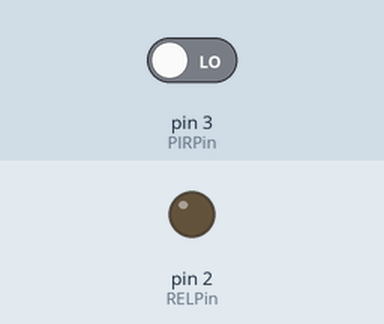
The sketch below on a simulated Arduino Uno, built with avr-gcc and run on an emulated ATmega328P. Shown: output pins drawn as LEDs (lit = HIGH). Inputs (shaded band) come from the test bench; at power-on: pin 3 (PIRPin) LOW.

Above: at 1.2 s.
1.3 s: pin 3 (PIRPin) driven HIGH
At 1.6 s:
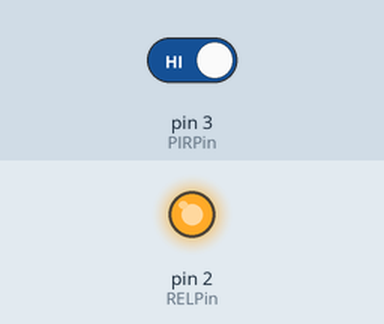
Timing chart, 0 to 4.3 s (numbered marks = the images above; inputs shaded):
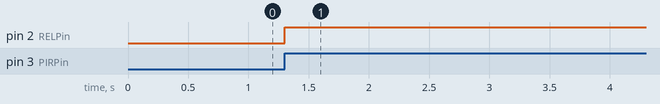

Measured:
- after the input at 1.3 s, pin 2 (RELPin): LOW → HIGH at once

The sketch:

PIR_Jhovy.ino
```cpp
//Grabando Sensor PIR
/*
int PIRpin = 3;
int RELpin = 2;

void setup()
{
  Serial.begin(9600);
  pinMode(PIRpin, INPUT);
  pinMode(RELpin, OUTPUT);
}

void loop()
{
  int value= digitalRead(PIRpin);
  delay(500);
  Serial.println(value);

  if (value == HIGH)
  {
    digitalWrite(RELpin, HIGH);
    delay(10000);
  }else{
    digitalWrite(RELpin, LOW);
  }
/*  if (digitalRead(pirPin) == LOW)
    digitalWrite(relePin, HIGH);
  else
    digitalWrite(relePin, LOW);

  delay(100);*/

const int PIRPin= 3;
const int RELPin= 2;

int pirState = LOW;           // de inicio no hay movimiento
int val = 0;                  // estado del pin

void setup()
{
  pinMode(RELPin, OUTPUT);
  pinMode(PIRPin, INPUT);
  Serial.begin(9600);
}

void loop()
{
  val = digitalRead(PIRPin);
  if (val == HIGH)   //si está activado
  {
    digitalWrite(RELPin, HIGH);  //RELAY ON
    delay(9000);
    if (pirState == LOW)  //si previamente estaba apagado
    {
      Serial.println("Sensor activado");
      //Serial.println("Relay LUZ Encendido");
      pirState = HIGH;
    }
  }
  else   //si esta desactivado
  {
    digitalWrite(RELPin, LOW);  //RELAY ON
    if (pirState == HIGH)  //si previamente estaba encendido
    {
      Serial.println("Sensor parado");
      //Serial.println("Relay LUZ Apagado");
      pirState = LOW;
    }
  }
}
```
